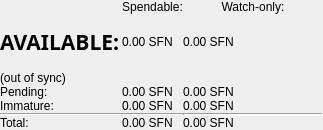
        <widget class="QFrame" name="frame">
         <property name="maximumSize">
          <size>
           <width>365</width>
           <height>16777215</height>
          </size>
         </property>
         <property name="frameShape">
          <enum>QFrame::NoFrame</enum>
         </property>
         <property name="frameShadow">
          <enum>QFrame::Plain</enum>
         </property>
         <property name="lineWidth">
          <number>0</number>
         </property>
         <layout class="QVBoxLayout" name="verticalLayout_4">
          <property name="spacing">
           <number>0</number>
          </property>
          <property name="leftMargin">
           <number>0</number>
          </property>
          <property name="topMargin">
           <number>0</number>
          </property>
          <property name="rightMargin">
           <number>0</number>
          </property>
          <property name="bottomMargin">
           <number>0</number>
          </property>
          <item>
           <layout class="QGridLayout" name="gridLayout" rowstretch="0,0,0,0,0,0,0,0,0,0">
            <property name="spacing">
             <number>0</number>
            </property>
            <item row="7" column="0">
             <widget class="QLabel" name="labelImmatureText">
              <property name="text">
               <string>Immature:</string>
              </property>
              <property name="indent">
               <number>0</number>
              </property>
             </widget>
            </item>
            <item row="5" column="0">
             <widget class="QLabel" name="labelWalletStatus">
              <property name="cursor">
               <cursorShape>WhatsThisCursor</cursorShape>
              </property>
              <property name="toolTip">
               <string>The displayed information may be out of date. Your wallet automatically synchronizes with the SURFNODE network after a connection is established, but this process has not completed yet.</string>
              </property>
              <property name="text">
               <string notr="true">(out of sync)</string>
              </property>
              <property name="alignment">
               <set>Qt::AlignLeading|Qt::AlignLeft|Qt::AlignVCenter</set>
              </property>
              <property name="indent">
               <number>0</number>
              </property>
             </widget>
            </item>
            <item row="6" column="0">
             <widget class="QLabel" name="labelPendingText">
              <property name="text">
               <string>Pending:</string>
              </property>
              <property name="indent">
               <number>0</number>
              </property>
             </widget>
            </item>
            <item row="7" column="2">
             <widget class="QLabel" name="labelWatchImmature">
              <property name="font">
               <font>
                <weight>50</weight>
                <bold>false</bold>
               </font>
              </property>
              <property name="cursor">
               <cursorShape>IBeamCursor</cursorShape>
              </property>
              <property name="toolTip">
               <string>Staked or masternode rewards in watch-only addresses that has not yet matured</string>
              </property>
              <property name="text">
               <string notr="true">0.00 SFN</string>
              </property>
              <property name="alignment">
               <set>Qt::AlignLeading|Qt::AlignLeft|Qt::AlignVCenter</set>
              </property>
              <property name="textInteractionFlags">
               <set>Qt::LinksAccessibleByMouse|Qt::TextSelectableByKeyboard|Qt::TextSelectableByMouse</set>
              </property>
             </widget>
            </item>
            <item row="5" column="1">
             <widget class="QLabel" name="labelWalletStatusSpacer1">
              <property name="text">
               <string/>
              </property>
             </widget>
            </item>
            <item row="6" column="2">
             <widget class="QLabel" name="labelWatchPending">
              <property name="font">
               <font>
                <weight>50</weight>
                <bold>false</bold>
               </font>
              </property>
              <property name="cursor">
               <cursorShape>IBeamCursor</cursorShape>
              </property>
              <property name="toolTip">
               <string>Unconfirmed transactions to watch-only addresses</string>
              </property>
              <property name="text">
               <string notr="true">0.00 SFN</string>
              </property>
              <property name="alignment">
               <set>Qt::AlignLeading|Qt::AlignLeft|Qt::AlignVCenter</set>
              </property>
              <property name="textInteractionFlags">
               <set>Qt::LinksAccessibleByMouse|Qt::TextSelectableByKeyboard|Qt::TextSelectableByMouse</set>
              </property>
             </widget>
            </item>
            <item row="0" column="2">
             <widget class="QLabel" name="labelWatchonly">
              <property name="text">
               <string>Watch-only:</string>
              </property>
              <property name="alignment">
               <set>Qt::AlignCenter</set>
              </property>
             </widget>
            </item>
            <item row="9" column="1">
             <widget class="QLabel" name="labelTotal">
              <property name="font">
               <font>
                <weight>50</weight>
                <bold>false</bold>
               </font>
              </property>
              <property name="cursor">
               <cursorShape>IBeamCursor</cursorShape>
              </property>
              <property name="toolTip">
               <string>Your current total balance</string>
              </property>
              <property name="text">
               <string notr="true">0.00 SFN</string>
              </property>
              <property name="alignment">
               <set>Qt::AlignLeading|Qt::AlignLeft|Qt::AlignVCenter</set>
              </property>
              <property name="textInteractionFlags">
               <set>Qt::LinksAccessibleByMouse|Qt::TextSelectableByKeyboard|Qt::TextSelectableByMouse</set>
              </property>
             </widget>
            </item>
            <item row="2" column="1">
             <widget class="QLabel" name="labelBalance">
              <property name="font">
               <font>
                <weight>50</weight>
                <bold>false</bold>
               </font>
              </property>
              <property name="cursor">
               <cursorShape>IBeamCursor</cursorShape>
              </property>
              <property name="toolTip">
               <string>Your current spendable balance</string>
              </property>
              <property name="text">
               <string notr="true">0.00 SFN</string>
              </property>
              <property name="alignment">
               <set>Qt::AlignLeading|Qt::AlignLeft|Qt::AlignVCenter</set>
              </property>
              <property name="textInteractionFlags">
               <set>Qt::LinksAccessibleByMouse|Qt::TextSelectableByKeyboard|Qt::TextSelectableByMouse</set>
              </property>
             </widget>
            </item>
            <item row="8" column="2">
             <widget class="Line" name="lineWatchBalance">
              <property name="sizePolicy">
               <sizepolicy hsizetype="Preferred" vsizetype="Fixed">
                <horstretch>0</horstretch>
                <verstretch>0</verstretch>
               </sizepolicy>
              </property>
              <property name="minimumSize">
               <size>
                <width>140</width>
                <height>0</height>
               </size>
              </property>
              <property name="baseSize">
               <size>
                <width>27</width>
                <height>2</height>
               </size>
              </property>
              <property name="lineWidth">
               <number>2</number>
              </property>
              <property name="orientation">
               <enum>Qt::Horizontal</enum>
              </property>
             </widget>
            </item>
            <item row="0" column="1">
             <widget class="QLabel" name="labelSpendable">
              <property name="text">
               <string>Spendable:</string>
              </property>
              <property name="alignment">
               <set>Qt::AlignCenter</set>
              </property>
             </widget>
            </item>
            <item row="7" column="1">
             <widget class="QLabel" name="labelImmature">
              <property name="font">
               <font>
                <weight>50</weight>
                <bold>false</bold>
               </font>
              </property>
              <property name="cursor">
               <cursorShape>IBeamCursor</cursorShape>
              </property>
              <property name="toolTip">
               <string>Staked or masternode rewards that has not yet matured</string>
              </property>
              <property name="text">
               <string notr="true">0.00 SFN</string>
              </property>
              <property name="alignment">
               <set>Qt::AlignLeading|Qt::AlignLeft|Qt::AlignVCenter</set>
              </property>
              <property name="textInteractionFlags">
               <set>Qt::LinksAccessibleByMouse|Qt::TextSelectableByKeyboard|Qt::TextSelectableByMouse</set>
              </property>
             </widget>
            </item>
            <item row="2" column="2">
             <widget class="QLabel" name="labelWatchAvailable">
              <property name="font">
               <font>
                <weight>50</weight>
                <bold>false</bold>
               </font>
              </property>
              <property name="cursor">
               <cursorShape>IBeamCursor</cursorShape>
              </property>
              <property name="toolTip">
               <string>Your current balance in watch-only addresses</string>
              </property>
              <property name="text">
               <string notr="true">0.00 SFN</string>
              </property>
              <property name="alignment">
               <set>Qt::AlignLeading|Qt::AlignLeft|Qt::AlignVCenter</set>
              </property>
              <property name="textInteractionFlags">
               <set>Qt::LinksAccessibleByMouse|Qt::TextSelectableByKeyboard|Qt::TextSelectableByMouse</set>
              </property>
             </widget>
            </item>
            <item row="8" column="0" colspan="2">
             <widget class="Line" name="lineSpendableBalance">
              <property name="orientation">
               <enum>Qt::Horizontal</enum>
              </property>
             </widget>
            </item>
            <item row="2" column="0">
             <layout class="QVBoxLayout" name="verticalLayout_5">
              <property name="spacing">
               <number>0</number>
              </property>
              <property name="sizeConstraint">
               <enum>QLayout::SetNoConstraint</enum>
              </property>
              <item>
               <widget class="QLabel" name="labelBalanceText">
                <property name="enabled">
                 <bool>true</bool>
                </property>
                <property name="minimumSize">
                 <size>
                  <width>122</width>
                  <height>55</height>
                 </size>
                </property>
                <property name="font">
                 <font>
                  <family>Volte</family>
                  <pointsize>16</pointsize>
                  <weight>75</weight>
                  <bold>true</bold>
                 </font>
                </property>
                <property name="lineWidth">
                 <number>0</number>
                </property>
                <property name="text">
                 <string>AVAILABLE:</string>
                </property>
                <property name="indent">
                 <number>0</number>
                </property>
               </widget>
              </item>
              <item>
               <widget class="QLabel" name="lineBalances">
                <property name="minimumSize">
                 <size>
                  <width>27</width>
                  <height>2</height>
                 </size>
                </property>
                <property name="maximumSize">
                 <size>
                  <width>27</width>
                  <height>2</height>
                 </size>
                </property>
                <property name="font">
                 <font>
                  <pointsize>1</pointsize>
                 </font>
                </property>
                <property name="text">
                 <string/>
                </property>
               </widget>
              </item>
             </layout>
            </item>
            <item row="6" column="1">
             <widget class="QLabel" name="labelUnconfirmed">
              <property name="font">
               <font>
                <weight>50</weight>
                <bold>false</bold>
               </font>
              </property>
              <property name="cursor">
               <cursorShape>IBeamCursor</cursorShape>
              </property>
              <property name="toolTip">
               <string>Total of transactions that have yet to be confirmed, and do not yet count toward the spendable balance</string>
              </property>
              <property name="text">
               <string notr="true">0.00 SFN</string>
              </property>
              <property name="alignment">
               <set>Qt::AlignLeading|Qt::AlignLeft|Qt::AlignVCenter</set>
              </property>
              <property name="textInteractionFlags">
               <set>Qt::LinksAccessibleByMouse|Qt::TextSelectableByKeyboard|Qt::TextSelectableByMouse</set>
              </property>
             </widget>
            </item>
            <item row="9" column="2">
             <widget class="QLabel" name="labelWatchTotal">
              <property name="font">
               <font>
                <weight>50</weight>
                <bold>false</bold>
               </font>
              </property>
              <property name="cursor">
               <cursorShape>IBeamCursor</cursorShape>
              </property>
              <property name="toolTip">
               <string>Current total balance in watch-only addresses</string>
              </property>
              <property name="text">
               <string notr="true">0.00 SFN</string>
              </property>
              <property name="alignment">
               <set>Qt::AlignLeading|Qt::AlignLeft|Qt::AlignVCenter</set>
              </property>
              <property name="textInteractionFlags">
               <set>Qt::LinksAccessibleByMouse|Qt::TextSelectableByKeyboard|Qt::TextSelectableByMouse</set>
              </property>
             </widget>
            </item>
            <item row="9" column="0">
             <widget class="QLabel" name="labelTotalText">
              <property name="text">
               <string>Total:</string>
              </property>
              <property name="indent">
               <number>0</number>
              </property>
             </widget>
            </item>
            <item row="5" column="2">
             <widget class="QLabel" name="labelWalletStatusSpacer2">
              <property name="text">
               <string/>
              </property>
             </widget>
            </item>
           </layout>
          </item>
         </layout>
        </widget>
